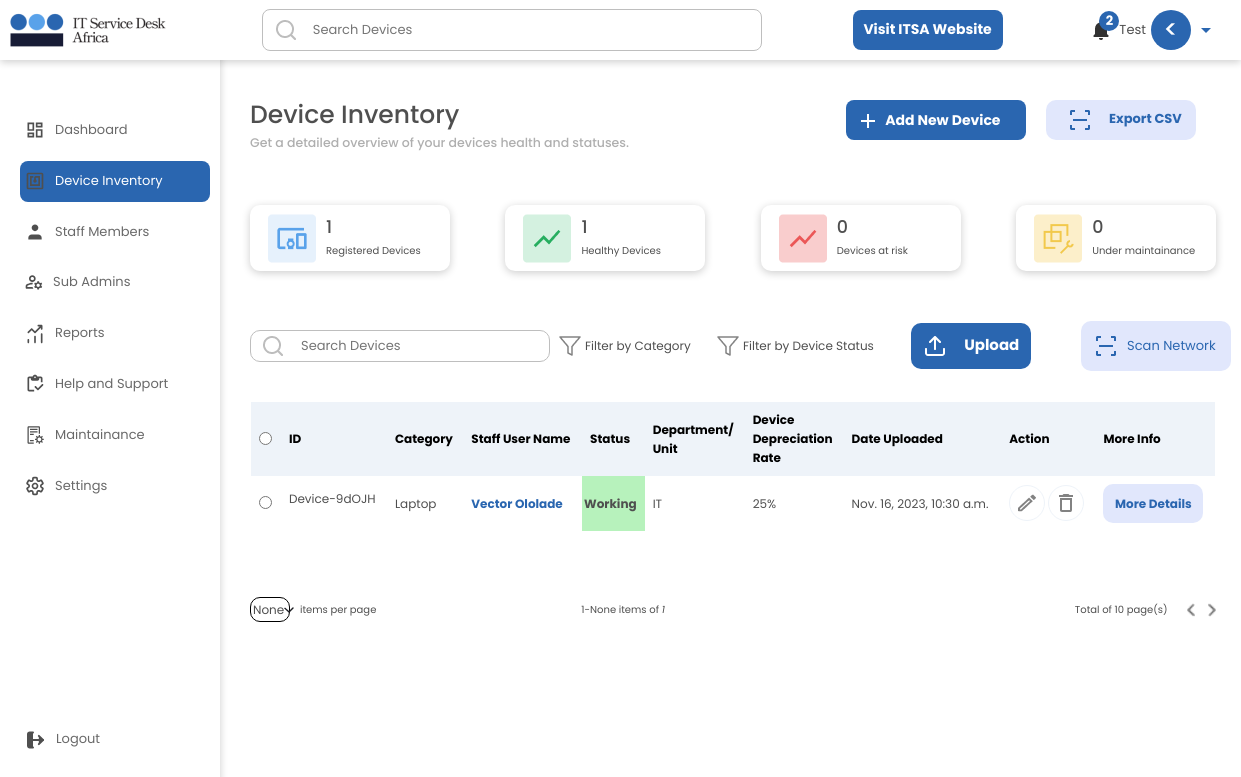
The app's page /member/devicesinventory/ (signed in) with its own data.
### userarea/models.py (models this page shows, shortened)
class DeviceRegisterUpload(models.Model):
    user = models.ForeignKey(User, null=True, on_delete=models.CASCADE)
    deviceip = models.CharField(max_length = 1500, null=True, blank = True)
    devicename= models.CharField(max_length = 1500, blank = True, null=True)
    devicemacaddress = models.CharField(max_length = 1500, null=True, blank = True)
    devicenetworkadaptercompany = models.CharField(max_length = 1500, null=True, blank = True)
    devicestatus = models.CharField(max_length= 300,choices = DEVICE_HEALTH_STATUS, default = 'Working', null=True, blank = True)
    deviceworkgroup = models.CharField(max_length = 1500, null=True, blank = True)
    deviceportnumber = models.CharField(max_length = 1500, null=True, blank = True)
    devicemultiplepacket = models.CharField(max_length = 1500, null=True, blank = True)
    index= models.CharField(max_length = 1500, blank = True, null=True)
    devicetype= models.CharField(max_length= 300,choices = DEVICE_TYPE, default = 'None', null=True, blank = True)
    devicelocation= models.CharField(max_length = 1500, null=True, blank = True)
    devicebrand= models.CharField(max_length = 1500, null=True, blank = True)
    deviceos = models.CharField(max_length = 1500, null=True, blank = True)
    devicecostofpurchase = models.CharField(max_length = 1500, null=True, blank = True)
    deviceusedepartment =  models.CharField(max_length= 300,choices = DEVICE_DEPARTMENT, default = 'None', null=True, blank = True)
    staffUserID = models.CharField(max_length = 1500, default='None')
    deviceuseremail = models.CharField(max_length= 200, null=True, blank = True)
    deviceuserfirstname = models.CharField(max_length= 200, null=True, blank = True)
    deviceuserlastname = models.CharField(max_length= 200, null=True, blank = True)
    deviceuserphonenumber = models.CharField(max_length= 200, null=True, blank = True)
    deviceuserdateofresumption = models.CharField(max_length= 200, null=True, blank = True)
    deviceworkingcondition = models.CharField(max_length= 300,choices = DEVICE_WORKING_CONDITION, default = 'Good', null=True, blank = True)
    deviceyearofpurchase = models.CharField(max_length = 1500, null=True, blank = True)
    devicedepreciationrate = models.CharField(max_length = 1500, null=True, blank = True)
    deviceid = models.CharField(max_length = 1500, null=True, blank = True)
    savetimedata = models.CharField(max_length = 1500, null=True, blank = True)
    registeredMonth = models.CharField(max_length = 1500, null=True, blank = True)
    weekNumberSaved = models.CharField(max_length = 1500, null=True, blank = True)
    CompanyUniqueCode = models.CharField(max_length = 130, null=True, blank = True)
    created_at = models.DateTimeField(auto_now_add=True)
    edited_at = models.DateTimeField(auto_now=True)
    class Meta:
        ordering = ['-edited_at', '-created_at']

class StaffDataSet(models.Model):
    user = models.ForeignKey(User, null=True, on_delete=models.CASCADE)
    StaffID = models.CharField(max_length= 200, null=True, blank = True)
    staff_firstname = models.CharField(max_length= 200, null=True, blank = True)
    staff_lastname = models.CharField(max_length= 200, null=True, blank = True)
    staff_phonenumber = models.CharField(max_length= 200, null=True, blank = True)
    staff_email = models.CharField(max_length= 200, null=True, blank = True)
    staff_role =  models.CharField(max_length= 300,choices = STAFF_DEPARTMENT, default = 'None', null=True, blank = True)
    staff_location = models.CharField(max_length= 200, null=True, blank = True)
    CompanyUniqueCode = models.CharField(max_length = 130, null=True, blank = True)
    created_at = models.DateTimeField(auto_now_add=True)
    edited_at = models.DateTimeField(auto_now=True)
    class Meta:
        ordering = ['-edited_at', '-created_at']

### userarea/views.py (the view, shortened to what this page needs)
# urls.py: path('devicesinventory/', views.DeviceInventory, name="DeviceInventory"),
@login_required(login_url='Login')
def DeviceInventory(request):
    if request.method == 'POST'  and 'numofitemsperpage' in request.POST:
        count = str(request.POST['numofitemsperpage'])
        form = DeviceCountPerPage(user = request.user, count = count)
        form.save()
        messages.success(request, 'Device display per page count saved successfully')
        return redirect('DeviceInventory')
    if request.method == 'GET' and 'idforeditmain' in request.GET:
        idforedit = request.GET['idforeditmain']
        currentDevice = DeviceRegisterUpload.objects.get(devicebrand = idforedit).deviceid
        return redirect('EditDevice', deviceid = currentDevice )
    if request.method == 'GET' and 'viewdetailsdetails' in request.GET:
        viewdetailsdetailsMain = request.GET['viewdetailsdetails']
        print('see viewdetailsdetailsMain below')
        return redirect('ViewDeviceDetails', name = viewdetailsdetailsMain )
    if request.method == 'POST' and 'deviceyearofpurchase' in request.POST:
        return redirect('SaveDevice')
    allUploadedDevices = DeviceRegisterUpload.objects.filter(user = request.user)
    AllStaffMembers = StaffDataSet.objects.filter(CompanyUniqueCode = request.user.last_name)
    workingSystems1 = DeviceRegisterUpload.objects.filter(Q(devicestatus = 'Working') & Q(user = request.user))
    workingSystems = workingSystems1.count()
    badSystems1 = DeviceRegisterUpload.objects.filter(Q(devicestatus = 'Faulty') & Q(user = request.user))
    badSystems = badSystems1.count()
    allUploadedDevicesCount = allUploadedDevices.count()
    numberOfDevicesPerPage = str(DeviceCountPerPage.objects.filter(user = request.user).first())
    allProfileImages = UserProfileImage.objects.all().first
    allSignUps = SignupForm.objects.all()
    AllMaintenanceRequests = MaintenanceRequest.objects.filter(CompanyUniqueCode = request.user.last_name)
    context = {'AllMaintenanceRequests':AllMaintenanceRequests, 'AllStaffMembers':AllStaffMembers, 'allSignUps':allSignUps, 'allProfileImages':allProfileImages, 'allUploadedDevices':allUploadedDevices, 'numberOfDevicesPerPage':numberOfDevicesPerPage, 'allUploadedDevicesCount':allUploadedDevicesCount, 'workingSystems':workingSystems, 'badSystems':badSystems}
    return render(request, 'userarea/deviceinventory.html', context)

### userarea/templates/userarea/deviceinventory.html (shortened to what this page needs)
{% include 'general.html' %}
{% load static %}
{% block content %}
<!DOCTYPE html>
<html lang="en">
	<head>
		<link rel="stylesheet" href={% static 'dashboard/css/style.css' %} />
		<link rel="stylesheet" href={% static 'inventory/css/style.css' %} />
		<link href="https://cdnjs.cloudflare.com/ajax/libs/mdb-ui-kit/6.1.0/mdb.min.css" rel="stylesheet" />
		<link href="https://unpkg.com/aos@2.3.1/dist/aos.css" rel="stylesheet">
	</head>
	<body class='body'>
		<div class='main'>
			<div class='maintop'>
				<div>
					<h1>Device Inventory</h1>
					<h5>Get a detailed overview of your devices health and statuses.</h5>
				</div>
				<div class='maintopbtns'>
					<div class='addnewdevicebtn'>
						<button>
							<img src={% static 'dashboard/img/add.png' %} />
							<p>Add New Device</p>
						</button>
					</div>
					<a href = {% url 'ExportDevice' %} >
						<div class='scannetworkbtn2'>
							<button>
								<img src={% static 'dashboard/img/scannetwork.png' %} />
								<p>Export CSV</p>
							</button>
						</div>
					</a>
				</div>
			</div>
			<div class='sectionintro'>
				<div class='introbox'>
					<div>
						<img src={% static 'inventory/img/devices.png' %} />
					</div>
					<div class='numberofdevices'>
						<h3>{{ allUploadedDevicesCount }}</h3>
						<p>Registered Devices</p>
					</div>
				</div>
				<div class='introbox'>
					<div>
						<img src={% static 'inventory/img/uptrendBlue.png' %} />
					</div>
					<div>
						{% if workingSystems %}
						<h3>{{ workingSystems }}</h3>
						{% else %}
						<h3>0</h3>
						{% endif %}
						<p>Healthy Devices</p>
					</div>
				</div>
				<div class='introbox'>
					<div>
						<img src={% static 'inventory/img/uptrendRed.png' %} />
					</div>
					<div>
						{% if badSystems %}
						<h3>{{ badSystems }}</h3>
						{% else %}
						<h3>0</h3>
						{% endif %}
						<p>Devices at risk</p>
					</div>
				</div>
				<div class='introbox'>
					<div>
						<img src={% static 'inventory/img/tools.png' %} />
					</div>
					<div>
						<h3>0</h3>
						<p>Under maintainance</p>
					</div>
				</div>
			</div>
			<div class='deviceinventorymaintop'>
				<div class='searchdashboardsection'>
					<div class='searchdashboard'>
						<form method='GET' action="{% url 'Searchresult' %}">
							<input type='text' name='q' placeholder='Search Devices' />
						</form>
						<img class='searchicon' src={% static 'dashboard/img/searchicon.png' %} />
					</div>
					<div class='filteroutter'>
						<div class='filter filtercategory'>
							<img src={% static 'inventory/img/filter.png' %} />
							<p>Filter by Category</p>
						</div>
						<div class='filter filtercategory filter2'>
							<img src={% static 'inventory/img/filter.png' %} />
							<p>Filter by Device Status</p>
						</div>
					</div>
				</div>
				<div class='searchsidebtns'>
					<div class='uploaddevicecsv showdeviceuploadpopup'>
						<button>
							<img src={% static 'dashboard/img/uploaddevice.png' %} />
							<p>Upload</p>
						</button>
					</div>
					<div class='scannetworkbtn'>
						<a href={% url 'ScanNetwork' %}><button>
							<img src={% static 'dashboard/img/scannetwork.png' %} />
							<p>Scan Network</p>
						</button></a>
					</div>
				</div>
			</div>
			<div>
				<table  id="paginated-list" >
					<tr>
					  <th class='topCheckBox'>
						<input type='radio' />
					  </th>
					  <th>ID</th>
					  <th>Category</th>
					  {% if AllStaffMembers.StaffID == allUploadedDevices.staffUserID %}
					  <th>Staff User Name</th>
					  {% endif %}
					  <th>Status</th>
					  <th>Department/<br/>Unit</th>
					  <th>Device <br/>Depreciation<br/> Rate</th>
					  <th>Date Uploaded</th>
					  <th>Action</th>
					  <th>More Info</th>
					</tr>
					{% for allUploadedDevices in allUploadedDevices %}
					<div class='item'>
						<tr class='item'>
							<td class='sectionCheckBox'>
								<input class='sectionCheckBoxinput' type='radio' value={{ allUploadedDevices.deviceid }} />
							</td>
							<td class='devicebrandName'><p>{{ allUploadedDevices.deviceid }}</p></td>
							<td>{{ allUploadedDevices.devicetype }}</td>
							<td class='link enterStaffUser'>
								{% for AllStaffMembers in AllStaffMembers %}
								{% if AllStaffMembers.StaffID == allUploadedDevices.staffUserID %}
								<strong><a href= /member/staffdetails/{{ AllStaffMembers.id }}/  >{{ AllStaffMembers.staff_firstname }} {{ AllStaffMembers.staff_lastname }}</a></strong>
								{% endif %}
								{% endfor %}
						  	</td>
							<td class={{ allUploadedDevices.devicestatus }}>{{ allUploadedDevices.devicestatus }}</td>
							<td>{{ allUploadedDevices.deviceusedepartment }}</td>
							<td>{{ allUploadedDevices.devicedepreciationrate }}</td>
							<td>{{ allUploadedDevices.created_at }}</td>
							<td>
								<div class='actionbtns'>
									<button class='editDeviceData'><a href=/member/editdevice/{{ allUploadedDevices.deviceid }}/ ><img src={% static 'dashboard/img/edit.png' %} /></a></button>
										<button ><a href= /member/deletedevice/{{ allUploadedDevices.id }}/ ><img src={% static 'dashboard/img/delete.png' %} /></a></button>
								</div>
							</td>
							<td class='moredetailsbtn'>
								<a href = /member/viewdevicedetails/{{ allUploadedDevices.deviceid }}/ >
									<button>More Details</button>
								</a>
							</td>
						</tr>
					</div>
					{% endfor %}
				</table>
				<div class='pagesdetailsseection'>
					<div class='perpagecount'>
						<div>
							<div class='selectedNumber'>
								<p>{{ numberOfDevicesPerPage }}</p>
								<img src={% static 'inventory/img/selectnav.png' %} />
							</div>
						</div>
						<div>
							<p>items per page</p>
						</div>
					</div>
					<div class='perpagecount2'>
						1-<span>{{ numberOfDevicesPerPage }}</span> items of <i>{{ allUploadedDevicesCount }}</i>
					</div>
					<div class='pages'>
						<div>Total of <span class='pageNumberCount'>10</span> page(s)</div>
						<div class='navigation'>
							<img class='navLeft' id='prev-button' src={% static 'inventory/img/left.png' %} />
							<img id="next-button" src={% static 'inventory/img/right.png' %} />
						</div>
					</div>
				</div>
			</div>
		</div>
	<body>
{% endblock content %}

### userarea/templates/navbar.html (shortened to what this page needs)
{% load static %}
{% block content %}
<body>
    <nav>
        <div>
            <img src={% static 'general/img/itsalogopng1.png' %} />
        </div>
        <div class='search'>
            <form method='GET' action="{% url 'Searchresult' %}">
                <input type='text' name='q' placeholder='Search Devices' />
            </form>
            <img class='searchIcon' src={% static 'general/img/searchicon.png' %} />
        </div>
        <div class='navBtn'>
            <a href='https://itservicedeskafrica.com/home/' target='_blank'><button>
                <p>Visit ITSA Website</p>
            </button></a>
        </div>
        <div class='notifysection'>
            <div class='notifyout' >
                <img class='notify' src={% static 'general/img/notify.png' %} />
                <div class='NewNotifyCount'></div>
            </div>
            <div class='notifysectioninner'>
                {% if allSignUps.user == request.user %}
                <h4>{{ allSignUps.companyname }}</h4>
                {% else %}
                {{request.user}}
                {% endif %}
                <div class='profileimgsectiontext'>
                    <h1></h1>
                </div>
                <img src={% static 'general/img/arrow-down.png' %} />
            </div>
        </div>
    </nav>
    <div class='sidebarsection'>
        <a href={% url 'Dashboard' %}>
            <div class='sidebar dashboard'>
                <p>Dashboard</p>
            </div>
        <a href={% url 'DeviceInventory' %}>
            <div class='sidebar deviceinventory '>
                <p>Device Inventory</p>
            </div>
        <a href={% url 'StaffMembers' %}>
            <div class='sidebar staffmembers'>
                <p>Staff Members</p>
            </div>
        <a href={% url 'SubAdmin' %}>
            <div class='sidebar subadmin'>
                <p>Sub Admins</p>
            </div>
        <a href={% url 'Reports' %}>
            <div class='sidebar reports'>
                <p>Reports</p>
            </div>
        <a href={% url 'Support' %}>
            <div class='sidebar support'>
                <p>Help and Support</p>
            </div>
        <a href={% url 'Maintainance' %}>
            <div class='sidebar maintain'>
                <p>Maintainance</p>
            </div>
        <a href={% url 'Settings' %}>
            <div class='sidebar settings'>
                <p>Settings</p>
            </div>
            <div class='sidebar logout'>
                <p>Logout</p>
            </div>
    </div>
</body>
{% endblock content %}

### records on screen
DeviceRegisterUpload: deviceid "Device-9dOJH", devicetype "Laptop", devicestatus "Working", deviceusedepartment "IT", devicedepreciationrate "25%", created_at "Nov. 16, 2023, 10:30 a.m."
StaffDataSet: staff_firstname "Vector", staff_lastname "Ololade"

### other values on screen
{{ request.user }} "Test"
{{ allUploadedDevicesCount }} "1"
{{ workingSystems }} "1"
{{ numberOfDevicesPerPage }} "None"
